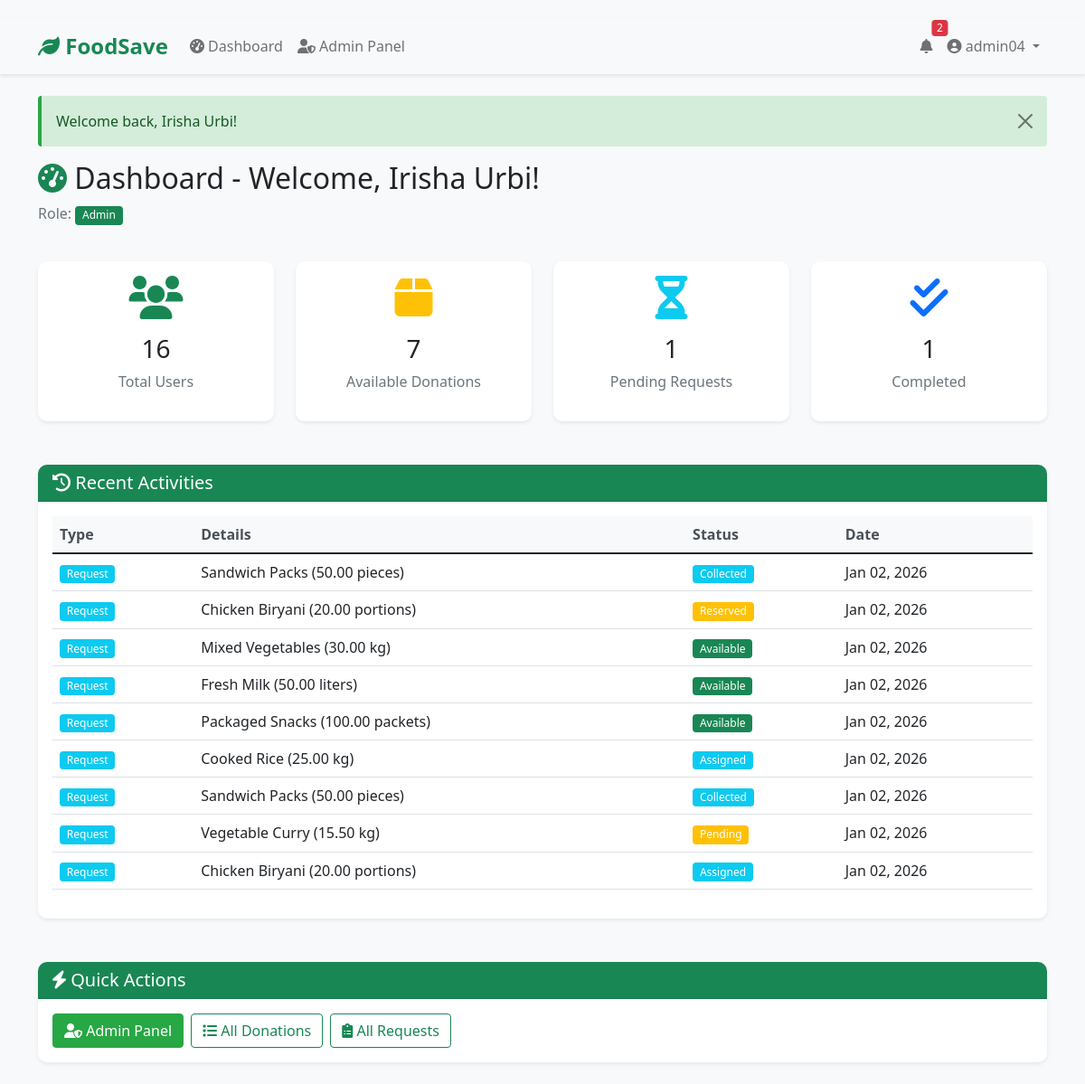
Page /Final_project/dashboard.php (signed in) on the earlier database version.
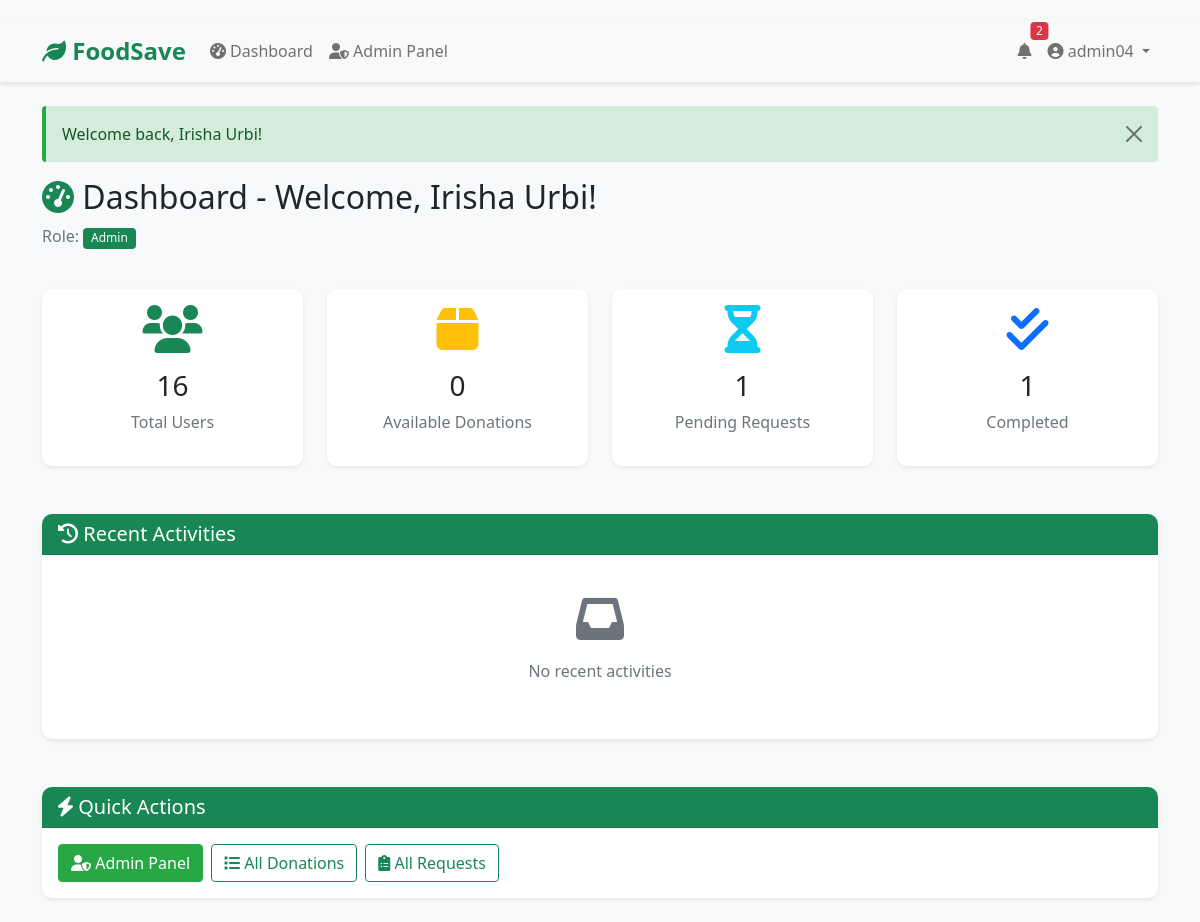
Same page on the later database version.
### tables this page shows
CREATE TABLE donations (
    donation_id INT PRIMARY KEY AUTO_INCREMENT,
    donor_id INT NOT NULL,
    food_name VARCHAR(100) NOT NULL,
    food_type ENUM('fresh', 'cooked', 'packaged', 'bakery', 'dairy', 'other') DEFAULT 'other',  
    quantity DECIMAL(10,2) NOT NULL,
    unit ENUM('kg', 'portions', 'pieces', 'liters', 'packets', 'boxes') DEFAULT 'kg',  
    expiry_date DATE,
    status ENUM('available', 'reserved', 'collected', 'expired', 'cancelled') DEFAULT 'available', 
    description TEXT,
    location VARCHAR(255) NOT NULL,
    pickup_start_time TIME, 
    pickup_end_time TIME,  
    photo VARCHAR(255) DEFAULT NULL,  
    created_at TIMESTAMP DEFAULT CURRENT_TIMESTAMP,
    updated_at TIMESTAMP DEFAULT CURRENT_TIMESTAMP ON UPDATE CURRENT_TIMESTAMP,  
    
    FOREIGN KEY (donor_id) REFERENCES users(user_id) ON DELETE CASCADE,
    
    INDEX idx_status (status),
    INDEX idx_donor (donor_id),
    INDEX idx_food_type (food_type),  
    INDEX idx_expiry (expiry_date),
    INDEX idx_created (created_at)
);

CREATE TABLE requests (
    request_id INT AUTO_INCREMENT PRIMARY KEY,
    donation_id INT NOT NULL,
    receiver_id INT NOT NULL,
    volunteer_id INT DEFAULT NULL,
    status ENUM('pending', 'assigned', 'collected', 'cancelled') DEFAULT 'pending',
    request_date TIMESTAMP DEFAULT CURRENT_TIMESTAMP,
    assigned_at TIMESTAMP NULL,  
    completed_at TIMESTAMP NULL,  
    notes TEXT,
    
    FOREIGN KEY (donation_id) REFERENCES donations(donation_id) ON DELETE CASCADE,
    FOREIGN KEY (receiver_id) REFERENCES users(user_id) ON DELETE CASCADE,
    FOREIGN KEY (volunteer_id) REFERENCES users(user_id) ON DELETE SET NULL,
    
    INDEX idx_status (status),
    INDEX idx_receiver (receiver_id),
    INDEX idx_volunteer (volunteer_id),
    INDEX idx_donation (donation_id),
    INDEX idx_request_date (request_date)
);

### Final_project/database.php (called while the page is built, shortened)
<?php
function isLoggedIn() {
    return isset($_SESSION['user_id']);
}
function getCurrentUser() {
    if (isLoggedIn()) {
        return $_SESSION['user'];
    }
    return null;
}
?>

### Final_project/functions.php (called while the page is built, shortened)
<?php
require_once 'database.php';
function getAllDonations($filters = []) {
    $conn = getDBConnection();
    $query = "SELECT d.*, u.full_name as donor_name, u.organization
              FROM donations d
              JOIN users u ON d.donor_id = u.user_id
              WHERE 1=1";
    $params = [];
    $types = "";
    $query .= " ORDER BY d.created_at DESC";
    if (isset($filters['limit'])) {
        $query .= " LIMIT ?";
        $params[] = $filters['limit'];
        $types .= "i";
    }
    $stmt = $conn->prepare($query);
    if (!empty($params)) {
        $stmt->bind_param($types, ...$params);
    }
    $stmt->execute();
    $result = $stmt->get_result();
    $donations = [];
    while ($row = $result->fetch_assoc()) {
        $donations[] = $row;
    }
    return $donations;
}
function getAllRequests($filters = []) {
    $conn = getDBConnection();
    $query = "SELECT r.*, d.food_name, d.quantity, d.unit,
              donor.full_name as donor_name,
              receiver.full_name as receiver_name,
              volunteer.full_name as volunteer_name
              FROM requests r
              JOIN donations d ON r.donation_id = d.donation_id
              JOIN users donor ON d.donor_id = donor.user_id
              JOIN users receiver ON r.receiver_id = receiver.user_id
              LEFT JOIN users volunteer ON r.volunteer_id = volunteer.user_id
              WHERE 1=1";
    $params = [];
    $types = "";
    $query .= " ORDER BY r.request_date DESC";
    if (isset($filters['limit'])) {
        $query .= " LIMIT ?";
        $params[] = $filters['limit'];
        $types .= "i";
    }
    $stmt = $conn->prepare($query);
    if (!empty($params)) {
        $stmt->bind_param($types, ...$params);
    }
    $stmt->execute();
    $result = $stmt->get_result();
    $requests = [];
    while ($row = $result->fetch_assoc()) {
        $requests[] = $row;
    }
    return $requests;
}
?>

### Final_project/dashboard.php (the view, shortened to what the rows shown need)
<?php
require_once 'database.php';
require_once 'functions.php';
$current_user = getCurrentUser();
$user_id = $current_user['user_id'];
$role = $current_user['role'];
$recent_activities = [];
if ($role == 'donor') {
    $recent_donations = getAllDonations(['donor_id' => $user_id, 'limit' => 5]);
    $recent_activities = $recent_donations;
    $stats = getDonorStats($user_id);
    $available_donations = getAvailableDonations();
} elseif ($role == 'receiver') {
    $recent_requests = getAllRequests(['receiver_id' => $user_id, 'limit' => 5]);
    $recent_activities = $recent_requests;
    $stats = getReceiverStats($user_id);
    $available_donations = getAvailableDonations();
} elseif ($role == 'volunteer') {
    $my_requests = getAllRequests(['volunteer_id' => $user_id, 'limit' => 5]);
    $pending_requests = getPendingRequests(5);
    $recent_activities = $my_requests;
    $stats = getVolunteerStats($user_id);
} elseif ($role == 'admin') {
    $recent_donations = getAllDonations(['limit' => 5]);
    $recent_requests = getAllRequests(['limit' => 5]);
    $recent_activities = array_merge($recent_donations, $recent_requests);
}
?>
<!DOCTYPE html>
<html lang="en">
<head>
    <link href="https://cdn.jsdelivr.net/npm/bootstrap@5.1.3/dist/css/bootstrap.min.css" rel="stylesheet">
    <link rel="stylesheet" href="https://cdnjs.cloudflare.com/ajax/libs/font-awesome/6.0.0/css/all.min.css">
    <link rel="stylesheet" href="style.css">
</head>
<body>
    <?php include 'header.php'; ?>
    <div class="container">
        <div class="row mb-4">
            <div class="col">
                <h2>
                    <i class="fas fa-tachometer-alt text-success"></i> Dashboard - Welcome, <?php echo htmlspecialchars($current_user['full_name']); ?>!
                </h2>
            </div>
        </div>
        <div class="row">
            <div class="col-lg-12">
                <div class="card">
                    <div class="card-body">
                        <?php if (count($recent_activities) > 0): ?>
                        <div class="table-responsive">
                            <table class="table table-hover">
                                <thead>
                                    <tr>
                                        <th>Type</th>
                                        <th>Details</th>
                                        <th>Status</th>
                                        <th>Date</th>
                                    </tr>
                                </thead>
                                <tbody>
                                    <?php foreach ($recent_activities as $activity): ?>
                                    <tr>
                                        <td>
                                            <?php if (isset($activity['food_name']) && !isset($activity['donation_id'])): ?>
                                                <span class="badge bg-primary">Donation</span>
                                            <?php else: ?>
                                                <span class="badge bg-info">Request</span>
                                            <?php endif; ?>
                                        </td>
                                        <td>
                                            <?php if (isset($activity['food_name'])): ?>
                                                <?php echo htmlspecialchars($activity['food_name']); ?>
                                                (<?php echo htmlspecialchars($activity['quantity']) . ' ' . htmlspecialchars($activity['unit']); ?>)
                                            <?php endif; ?>
                                        </td>
                                        <td>
                                            <?php
                                            $status = $activity['status'] ?? 'N/A';
                                            $badge_class = [
                                                'available' => 'success',
                                                'reserved' => 'warning',
                                                'collected' => 'info',
                                                'expired' => 'danger',
                                                'pending' => 'warning',
                                                'assigned' => 'info'
                                            ];
                                            $class = $badge_class[$status] ?? 'secondary';
                                            ?>
                                            <span class="badge bg-<?php echo $class; ?>"><?php echo ucfirst($status); ?></span>
                                        </td>
                                        <td>
                                            <?php
                                            $date = $activity['created_at'] ?? $activity['request_date'] ?? '';
                                            echo date('M d, Y', strtotime($date));
                                            ?>
                                        </td>
                                    </tr>
                                    <?php endforeach; ?>
                                </tbody>
                            </table>
                        </div>
                        <?php endif; ?>
                    </div>
                </div>
            </div>
        </div>
    </div>
</body>
</html>

Differences in the rows shown:
removed donations: shows "Request", food_name "Sandwich Packs", quantity "50.00", unit "pieces", status "Collected", created_at "Jan 02, 2026"
removed donations: shows "Request", food_name "Chicken Biryani", quantity "20.00", unit "portions", status "Reserved", created_at "Jan 02, 2026"
removed donations: shows "Request", food_name "Mixed Vegetables", quantity "30.00", unit "kg", status "Available", created_at "Jan 02, 2026"
removed donations: shows "Request", food_name "Fresh Milk", quantity "50.00", unit "liters", status "Available", created_at "Jan 02, 2026"
removed donations: shows "Request", food_name "Packaged Snacks", quantity "100.00", unit "packets", status "Available", created_at "Jan 02, 2026"
no longer on this page (row unchanged): requests: shows "Request", donation.food_name "Cooked Rice", donation.quantity "25.00", donation.unit "kg", status "Assigned", request_date "Jan 02, 2026"
no longer on this page (row unchanged): requests: shows "Request", donation.food_name "Sandwich Packs", donation.quantity "50.00", donation.unit "pieces", status "Collected", request_date "Jan 02, 2026"
no longer on this page (row unchanged): requests: shows "Request", donation.food_name "Vegetable Curry", donation.quantity "15.50", donation.unit "kg", status "Pending", request_date "Jan 02, 2026"
no longer on this page (row unchanged): requests: shows "Request", donation.food_name "Chicken Biryani", donation.quantity "20.00", donation.unit "portions", status "Assigned", request_date "Jan 02, 2026"
Other differences:
$stats['available_donations']: "7" → "0"
text no longer shown: "Type Details Status Date"
text now shown: "No recent activities"
